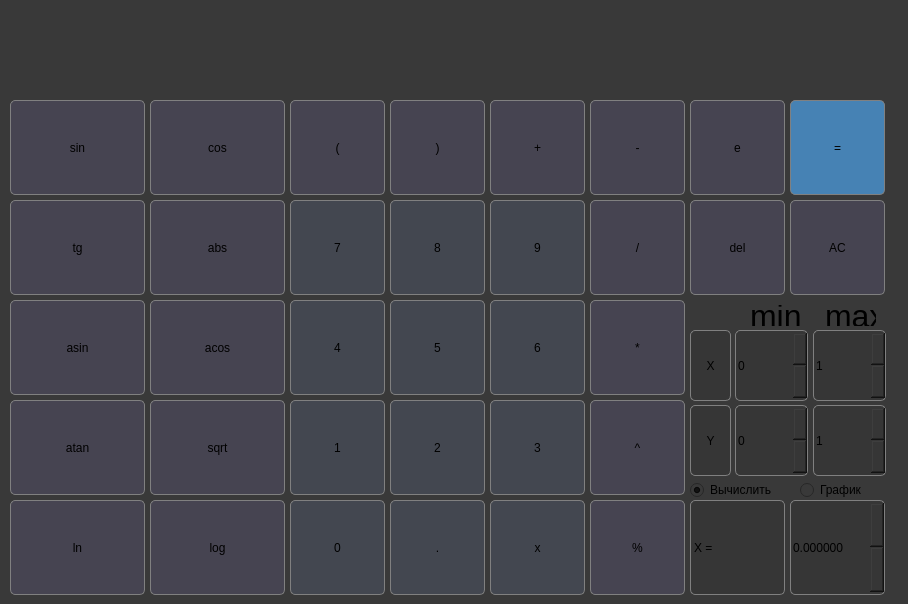
    <widget class="QWidget" name="Calculator">
     <property name="styleSheet">
      <string notr="true">background-color: #393939;</string>
     </property>
     <attribute name="title">
      <string>Калькулятор</string>
     </attribute>
     <widget class="QLabel" name="result_window">
      <property name="geometry">
       <rect>
        <x>0</x>
        <y>30</y>
        <width>890</width>
        <height>61</height>
       </rect>
      </property>
      <property name="styleSheet">
       <string notr="true">QLabel {
background-color: #393939;
  qproperty-alignment: 'AlignVCenter | AlignRight';
	font: 34pt &quot;.AppleSystemUIFont&quot;;
}

</string>
      </property>
      <property name="text">
       <string/>
      </property>
      <property name="alignment">
       <set>Qt::AlignRight|Qt::AlignTrailing|Qt::AlignVCenter</set>
      </property>
     </widget>
     <widget class="QPushButton" name="pushButton_sqrt">
      <property name="geometry">
       <rect>
        <x>150</x>
        <y>400</y>
        <width>135</width>
        <height>95</height>
       </rect>
      </property>
      <property name="styleSheet">
       <string notr="true">QPushButton {
    background-color: #464451;
	border: 1px solid gray;
 border-radius: 5px;
	font: 24pt &quot;.AppleSystemUIFont&quot;;
}

QPushButton:pressed {
    background-color: qlineargradient(x1: 0, y1: 0, x2: 0, y2: 1,
                                      stop: 0 #6c6874, stop: 1 #464451);
}</string>
      </property>
      <property name="text">
       <string>sqrt</string>
      </property>
     </widget>
     <widget class="QPushButton" name="pushButton_1">
      <property name="geometry">
       <rect>
        <x>290</x>
        <y>400</y>
        <width>95</width>
        <height>95</height>
       </rect>
      </property>
      <property name="styleSheet">
       <string notr="true">QPushButton {
    background-color: #434750;
	border: 1px solid gray;
 border-radius: 5px;
	font: 24pt &quot;.AppleSystemUIFont&quot;;
}

QPushButton:pressed {
    background-color: qlineargradient(x1: 0, y1: 0, x2: 0, y2: 1,
                                      stop: 0 #4c5866, stop: 1 #474a51);
}</string>
      </property>
      <property name="text">
       <string>1</string>
      </property>
     </widget>
     <widget class="QPushButton" name="pushButton_right">
      <property name="geometry">
       <rect>
        <x>390</x>
        <y>100</y>
        <width>95</width>
        <height>95</height>
       </rect>
      </property>
      <property name="styleSheet">
       <string notr="true">QPushButton {
    background-color: #464451;
	border: 1px solid gray;
 border-radius: 5px;
	font: 24pt &quot;.AppleSystemUIFont&quot;;
}

QPushButton:pressed {
    background-color: qlineargradient(x1: 0, y1: 0, x2: 0, y2: 1,
                                      stop: 0 #6c6874, stop: 1 #464451);
}</string>
      </property>
      <property name="text">
       <string>)</string>
      </property>
     </widget>
     <widget class="QPushButton" name="pushButton_tg">
      <property name="geometry">
       <rect>
        <x>10</x>
        <y>200</y>
        <width>135</width>
        <height>95</height>
       </rect>
      </property>
      <property name="styleSheet">
       <string notr="true">QPushButton {
    background-color: #464451;
	border: 1px solid gray;
 border-radius: 5px;
	font: 24pt &quot;.AppleSystemUIFont&quot;;
}

QPushButton:pressed {
    background-color: qlineargradient(x1: 0, y1: 0, x2: 0, y2: 1,
                                      stop: 0 #6c6874, stop: 1 #464451);
}</string>
      </property>
      <property name="text">
       <string>tg</string>
      </property>
     </widget>
     <widget class="QPushButton" name="pushButton_cos">
      <property name="geometry">
       <rect>
        <x>150</x>
        <y>100</y>
        <width>135</width>
        <height>95</height>
       </rect>
      </property>
      <property name="styleSheet">
       <string notr="true">QPushButton {
    background-color: #464451;
	border: 1px solid gray;
 border-radius: 5px;
	font: 24pt &quot;.AppleSystemUIFont&quot;;
}

QPushButton:pressed {
    background-color: qlineargradient(x1: 0, y1: 0, x2: 0, y2: 1,
                                      stop: 0 #6c6874, stop: 1 #464451);
}</string>
      </property>
      <property name="text">
       <string>cos</string>
      </property>
     </widget>
     <widget class="QPushButton" name="pushButton_mod">
      <property name="geometry">
       <rect>
        <x>590</x>
        <y>500</y>
        <width>95</width>
        <height>95</height>
       </rect>
      </property>
      <property name="styleSheet">
       <string notr="true">QPushButton {
    background-color: #464451;
	border: 1px solid gray;
 border-radius: 5px;
	font: 24pt &quot;.AppleSystemUIFont&quot;;
}

QPushButton:pressed {
    background-color: qlineargradient(x1: 0, y1: 0, x2: 0, y2: 1,
                                      stop: 0 #6c6874, stop: 1 #464451);
}</string>
      </property>
      <property name="text">
       <string>%</string>
      </property>
     </widget>
     <widget class="QPushButton" name="pushButton_AC">
      <property name="geometry">
       <rect>
        <x>790</x>
        <y>200</y>
        <width>95</width>
        <height>95</height>
       </rect>
      </property>
      <property name="styleSheet">
       <string notr="true">QPushButton {
    background-color: #464451;
	border: 1px solid gray;
 border-radius: 5px;
	font: 24pt &quot;.AppleSystemUIFont&quot;;
}

QPushButton:pressed {
    background-color: qlineargradient(x1: 0, y1: 0, x2: 0, y2: 1,
                                      stop: 0 #6c6874, stop: 1 #464451);
}</string>
      </property>
      <property name="text">
       <string>AC</string>
      </property>
     </widget>
     <widget class="QPushButton" name="pushButton_x">
      <property name="geometry">
       <rect>
        <x>490</x>
        <y>500</y>
        <width>95</width>
        <height>95</height>
       </rect>
      </property>
      <property name="styleSheet">
       <string notr="true">QPushButton {
    background-color: #434750;
	border: 1px solid gray;
 border-radius: 5px;
	font: 24pt &quot;.AppleSystemUIFont&quot;;
}

QPushButton:pressed {
    background-color: qlineargradient(x1: 0, y1: 0, x2: 0, y2: 1,
                                      stop: 0 #4c5866, stop: 1 #474a51);
}</string>
      </property>
      <property name="text">
       <string>x</string>
      </property>
     </widget>
     <widget class="QPushButton" name="pushButton_ln">
      <property name="geometry">
       <rect>
        <x>10</x>
        <y>500</y>
        <width>135</width>
        <height>95</height>
       </rect>
      </property>
      <property name="styleSheet">
       <string notr="true">QPushButton {
    background-color: #464451;
	border: 1px solid gray;
 border-radius: 5px;
	font: 24pt &quot;.AppleSystemUIFont&quot;;
}

QPushButton:pressed {
    background-color: qlineargradient(x1: 0, y1: 0, x2: 0, y2: 1,
                                      stop: 0 #6c6874, stop: 1 #464451);
}</string>
      </property>
      <property name="text">
       <string>ln</string>
      </property>
     </widget>
     <widget class="QPushButton" name="pushButton_ctg">
      <property name="geometry">
       <rect>
        <x>150</x>
        <y>200</y>
        <width>135</width>
        <height>95</height>
       </rect>
      </property>
      <property name="styleSheet">
       <string notr="true">QPushButton {
    background-color: #464451;
	border: 1px solid gray;
 border-radius: 5px;
	font: 24pt &quot;.AppleSystemUIFont&quot;;
}

QPushButton:pressed {
    background-color: qlineargradient(x1: 0, y1: 0, x2: 0, y2: 1,
                                      stop: 0 #6c6874, stop: 1 #464451);
}</string>
      </property>
      <property name="text">
       <string>abs</string>
      </property>
     </widget>
     <widget class="QLabel" name="y_value">
      <property name="geometry">
       <rect>
        <x>690</x>
        <y>405</y>
        <width>41</width>
        <height>71</height>
       </rect>
      </property>
      <property name="styleSheet">
       <string notr="true">QLabel{
    background-color: #363636;
	border: 1px solid gray;
 border-radius: 5px;
qproperty-alignment: 'AlignVCenter | AlignCenter';
	font: 24pt &quot;.AppleSystemUIFont&quot;;
}

</string>
      </property>
      <property name="text">
       <string>Y</string>
      </property>
      <property name="alignment">
       <set>Qt::AlignCenter</set>
      </property>
     </widget>
     <widget class="QPushButton" name="pushButton_5">
      <property name="geometry">
       <rect>
        <x>390</x>
        <y>300</y>
        <width>95</width>
        <height>95</height>
       </rect>
      </property>
      <property name="styleSheet">
       <string notr="true">QPushButton {
    background-color: #434750;
	border: 1px solid gray;
 border-radius: 5px;
	font: 24pt &quot;.AppleSystemUIFont&quot;;
}

QPushButton:pressed {
    background-color: qlineargradient(x1: 0, y1: 0, x2: 0, y2: 1,
                                      stop: 0 #4c5866, stop: 1 #474a51);
}</string>
      </property>
      <property name="text">
       <string>5</string>
      </property>
     </widget>
     <widget class="QRadioButton" name="count">
      <property name="enabled">
       <bool>true</bool>
      </property>
      <property name="geometry">
       <rect>
        <x>690</x>
        <y>480</y>
        <width>99</width>
        <height>20</height>
       </rect>
      </property>
      <property name="text">
       <string>Вычислить</string>
      </property>
      <property name="checked">
       <bool>true</bool>
      </property>
     </widget>
     <widget class="QPushButton" name="pushButton_6">
      <property name="geometry">
       <rect>
        <x>490</x>
        <y>300</y>
        <width>95</width>
        <height>95</height>
       </rect>
      </property>
      <property name="styleSheet">
       <string notr="true">QPushButton {
    background-color: #434750;
	border: 1px solid gray;
 border-radius: 5px;
	font: 24pt &quot;.AppleSystemUIFont&quot;;
}

QPushButton:pressed {
    background-color: qlineargradient(x1: 0, y1: 0, x2: 0, y2: 1,
                                      stop: 0 #4c5866, stop: 1 #474a51);
}</string>
      </property>
      <property name="text">
       <string>6</string>
      </property>
     </widget>
     <widget class="QPushButton" name="pushButton_equal">
      <property name="geometry">
       <rect>
        <x>790</x>
        <y>100</y>
        <width>95</width>
        <height>95</height>
       </rect>
      </property>
      <property name="styleSheet">
       <string notr="true">QPushButton {
    background-color: #4682B4;
	border: 1px solid gray;
 border-radius: 5px;
	font: 24pt &quot;.AppleSystemUIFont&quot;;
}

QPushButton:pressed {
    background-color: qlineargradient(x1: 0, y1: 0, x2: 0, y2: 1,
                                      stop: 0 #00BFFF, stop: 1 #4682B4);
}</string>
      </property>
      <property name="text">
       <string>=</string>
      </property>
     </widget>
     <widget class="QPushButton" name="pushButton_acos">
      <property name="geometry">
       <rect>
        <x>150</x>
        <y>300</y>
        <width>135</width>
        <height>95</height>
       </rect>
      </property>
      <property name="styleSheet">
       <string notr="true">QPushButton {
    background-color: #464451;
	border: 1px solid gray;
 border-radius: 5px;
	font: 24pt &quot;.AppleSystemUIFont&quot;;
}

QPushButton:pressed {
    background-color: qlineargradient(x1: 0, y1: 0, x2: 0, y2: 1,
                                      stop: 0 #6c6874, stop: 1 #464451);
}</string>
      </property>
      <property name="text">
       <string>acos</string>
      </property>
     </widget>
     <widget class="QPushButton" name="pushButton_div">
      <property name="geometry">
       <rect>
        <x>590</x>
        <y>200</y>
        <width>95</width>
        <height>95</height>
       </rect>
      </property>
      <property name="styleSheet">
       <string notr="true">QPushButton {
    background-color: #464451;
	border: 1px solid gray;
 border-radius: 5px;
	font: 24pt &quot;.AppleSystemUIFont&quot;;
}

QPushButton:pressed {
    background-color: qlineargradient(x1: 0, y1: 0, x2: 0, y2: 1,
                                      stop: 0 #6c6874, stop: 1 #464451);
}</string>
      </property>
      <property name="text">
       <string>/</string>
      </property>
     </widget>
     <widget class="QPushButton" name="pushButton_7">
      <property name="geometry">
       <rect>
        <x>290</x>
        <y>200</y>
        <width>95</width>
        <height>95</height>
       </rect>
      </property>
      <property name="styleSheet">
       <string notr="true">QPushButton {
    background-color: #434750;
	border: 1px solid gray;
 border-radius: 5px;
	font: 24pt &quot;.AppleSystemUIFont&quot;;
}

QPushButton:pressed {
    background-color: qlineargradient(x1: 0, y1: 0, x2: 0, y2: 1,
                                      stop: 0 #4c5866, stop: 1 #474a51);
}</string>
      </property>
      <property name="text">
       <string>7</string>
      </property>
     </widget>
     <widget class="QPushButton" name="pushButton_mul">
      <property name="geometry">
       <rect>
        <x>590</x>
        <y>300</y>
        <width>95</width>
        <height>95</height>
       </rect>
      </property>
      <property name="styleSheet">
       <string notr="true">QPushButton {
    background-color: #464451;
	border: 1px solid gray;
 border-radius: 5px;
	font: 24pt &quot;.AppleSystemUIFont&quot;;
}

QPushButton:pressed {
    background-color: qlineargradient(x1: 0, y1: 0, x2: 0, y2: 1,
                                      stop: 0 #6c6874, stop: 1 #464451);
}</string>
      </property>
      <property name="text">
       <string>*</string>
      </property>
     </widget>
     <widget class="QPushButton" name="pushButton_degree">
      <property name="geometry">
       <rect>
        <x>590</x>
        <y>400</y>
        <width>95</width>
        <height>95</height>
       </rect>
      </property>
      <property name="styleSheet">
       <string notr="true">QPushButton {
    background-color: #464451;
	border: 1px solid gray;
 border-radius: 5px;
	font: 24pt &quot;.AppleSystemUIFont&quot;;
}

QPushButton:pressed {
    background-color: qlineargradient(x1: 0, y1: 0, x2: 0, y2: 1,
                                      stop: 0 #6c6874, stop: 1 #464451);
}</string>
      </property>
      <property name="text">
       <string>^</string>
      </property>
     </widget>
     <widget class="QSpinBox" name="max_y">
      <property name="geometry">
       <rect>
        <x>813</x>
        <y>405</y>
        <width>73</width>
        <height>71</height>
       </rect>
      </property>
      <property name="styleSheet">
       <string notr="true">QWidget{
    background-color: #363636;
	border: 1px solid gray;
 border-radius: 5px;
qproperty-alignment: 'AlignVCenter | AlignCenter';
	font: 16pt &quot;.AppleSystemUIFont&quot;;
}

</string>
      </property>
      <property name="minimum">
       <number>1</number>
      </property>
      <property name="maximum">
       <number>1000000</number>
      </property>
     </widget>
     <widget class="QLabel" name="enter_window">
      <property name="geometry">
       <rect>
        <x>10</x>
        <y>0</y>
        <width>877</width>
        <height>31</height>
       </rect>
      </property>
      <property name="styleSheet">
       <string notr="true">QLabel {
background-color: #393939;
  qproperty-alignment: 'AlignVCenter | AlignRight';
	font: 18pt &quot;.AppleSystemUIFont&quot;;
}
</string>
      </property>
      <property name="text">
       <string/>
      </property>
      <property name="alignment">
       <set>Qt::AlignRight|Qt::AlignTrailing|Qt::AlignVCenter</set>
      </property>
     </widget>
     <widget class="QPushButton" name="pushButton_8">
      <property name="geometry">
       <rect>
        <x>390</x>
        <y>200</y>
        <width>95</width>
        <height>95</height>
       </rect>
      </property>
      <property name="styleSheet">
       <string notr="true">QPushButton {
    background-color: #434750;
	border: 1px solid gray;
 border-radius: 5px;
	font: 24pt &quot;.AppleSystemUIFont&quot;;
}

QPushButton:pressed {
    background-color: qlineargradient(x1: 0, y1: 0, x2: 0, y2: 1,
                                      stop: 0 #4c5866, stop: 1 #474a51);
}</string>
      </property>
      <property name="text">
       <string>8</string>
      </property>
     </widget>
     <widget class="QPushButton" name="pushButton_dot">
      <property name="geometry">
       <rect>
        <x>390</x>
        <y>500</y>
        <width>95</width>
        <height>95</height>
       </rect>
      </property>
      <property name="styleSheet">
       <string notr="true">QPushButton {
    background-color: #434750;
	border: 1px solid gray;
 border-radius: 5px;
	font: 24pt &quot;.AppleSystemUIFont&quot;;
}

QPushButton:pressed {
    background-color: qlineargradient(x1: 0, y1: 0, x2: 0, y2: 1,
                                      stop: 0 #4c5866, stop: 1 #474a51);
}</string>
      </property>
      <property name="text">
       <string>.</string>
      </property>
     </widget>
     <widget class="QSpinBox" name="max_x">
      <property name="geometry">
       <rect>
        <x>813</x>
        <y>330</y>
        <width>73</width>
        <height>71</height>
       </rect>
      </property>
      <property name="styleSheet">
       <string notr="true">QWidget{
    background-color: #363636;
	border: 1px solid gray;
 border-radius: 5px;
qproperty-alignment: 'AlignVCenter | AlignCenter';
	font: 16pt &quot;.AppleSystemUIFont&quot;;
}

</string>
      </property>
      <property name="minimum">
       <number>1</number>
      </property>
      <property name="maximum">
       <number>1000000</number>
      </property>
     </widget>
     <widget class="QPushButton" name="pushButton_4">
      <property name="geometry">
       <rect>
        <x>290</x>
        <y>300</y>
        <width>95</width>
        <height>95</height>
       </rect>
      </property>
      <property name="styleSheet">
       <string notr="true">QPushButton {
    background-color: #434750;
	border: 1px solid gray;
 border-radius: 5px;
	font: 24pt &quot;.AppleSystemUIFont&quot;;
}

QPushButton:pressed {
    background-color: qlineargradient(x1: 0, y1: 0, x2: 0, y2: 1,
                                      stop: 0 #4c5866, stop: 1 #474a51);
}</string>
      </property>
      <property name="text">
       <string>4</string>
      </property>
     </widget>
     <widget class="QPushButton" name="pushButton_2">
      <property name="geometry">
       <rect>
        <x>390</x>
        <y>400</y>
        <width>95</width>
        <height>95</height>
       </rect>
      </property>
      <property name="styleSheet">
       <string notr="true">QPushButton {
    background-color: #434750;
	border: 1px solid gray;
 border-radius: 5px;
	font: 24pt &quot;.AppleSystemUIFont&quot;;
}

QPushButton:pressed {
    background-color: qlineargradient(x1: 0, y1: 0, x2: 0, y2: 1,
                                      stop: 0 #4c5866, stop: 1 #474a51);
}</string>
      </property>
      <property name="text">
       <string>2</string>
      </property>
     </widget>
     <widget class="QLabel" name="label">
      <property name="geometry">
       <rect>
        <x>690</x>
        <y>500</y>
        <width>95</width>
        <height>95</height>
       </rect>
      </property>
      <property name="styleSheet">
       <string notr="true">QLabel{
    background-color: #363636;
	border: 1px solid gray;
 border-radius: 5px;
qproperty-alignment: 'AlignVCenter | AlignCenter';
	font: 24pt &quot;.AppleSystemUIFont&quot;;
}

</string>
      </property>
      <property name="text">
       <string>X =</string>
      </property>
     </widget>
     <widget class="QDoubleSpinBox" name="x">
      <property name="geometry">
       <rect>
        <x>790</x>
        <y>500</y>
        <width>95</width>
        <height>95</height>
       </rect>
      </property>
      <property name="styleSheet">
       <string notr="true">QWidget{
    background-color: #363636;
	border: 1px solid gray;
 border-radius: 5px;
qproperty-alignment: 'AlignVCenter | AlignCenter';
	font: 16pt &quot;.AppleSystemUIFont&quot;;
}

</string>
      </property>
      <property name="decimals">
       <number>6</number>
      </property>
      <property name="minimum">
       <double>-1000000.000000000000000</double>
      </property>
      <property name="maximum">
       <double>1000000.000000000000000</double>
      </property>
     </widget>
     <widget class="QPushButton" name="pushButton_min">
      <property name="geometry">
       <rect>
        <x>590</x>
        <y>100</y>
        <width>95</width>
        <height>95</height>
       </rect>
      </property>
      <property name="styleSheet">
       <string notr="true">QPushButton {
    background-color: #464451;
	border: 1px solid gray;
 border-radius: 5px;
	font: 24pt &quot;.AppleSystemUIFont&quot;;
}

QPushButton:pressed {
    background-color: qlineargradient(x1: 0, y1: 0, x2: 0, y2: 1,
                                      stop: 0 #6c6874, stop: 1 #464451);
}</string>
      </property>
      <property name="text">
       <string>-</string>
      </property>
     </widget>
     <widget class="QPushButton" name="pushButton_atg">
      <property name="geometry">
       <rect>
        <x>10</x>
        <y>400</y>
        <width>135</width>
        <height>95</height>
       </rect>
      </property>
      <property name="styleSheet">
       <string notr="true">QPushButton {
    background-color: #464451;
	border: 1px solid gray;
 border-radius: 5px;
	font: 24pt &quot;.AppleSystemUIFont&quot;;
}

QPushButton:pressed {
    background-color: qlineargradient(x1: 0, y1: 0, x2: 0, y2: 1,
                                      stop: 0 #6c6874, stop: 1 #464451);
}</string>
      </property>
      <property name="text">
       <string>atan</string>
      </property>
     </widget>
     <widget class="QPushButton" name="pushButton_del">
      <property name="geometry">
       <rect>
        <x>690</x>
        <y>200</y>
        <width>95</width>
        <height>95</height>
       </rect>
      </property>
      <property name="styleSheet">
       <string notr="true">QPushButton {
    background-color: #464451;
	border: 1px solid gray;
 border-radius: 5px;
	font: 24pt &quot;.AppleSystemUIFont&quot;;
}

QPushButton:pressed {
    background-color: qlineargradient(x1: 0, y1: 0, x2: 0, y2: 1,
                                      stop: 0 #6c6874, stop: 1 #464451);
}</string>
      </property>
      <property name="text">
       <string>del</string>
      </property>
     </widget>
     <widget class="QRadioButton" name="graph">
      <property name="geometry">
       <rect>
        <x>800</x>
        <y>480</y>
        <width>99</width>
        <height>20</height>
       </rect>
      </property>
      <property name="text">
       <string>График</string>
      </property>
     </widget>
     <widget class="QPushButton" name="pushButton_asin">
      <property name="geometry">
       <rect>
        <x>10</x>
        <y>300</y>
        <width>135</width>
        <height>95</height>
       </rect>
      </property>
      <property name="styleSheet">
       <string notr="true">QPushButton {
    background-color: #464451;
	border: 1px solid gray;
 border-radius: 5px;
	font: 24pt &quot;.AppleSystemUIFont&quot;;
}

QPushButton:pressed {
    background-color: qlineargradient(x1: 0, y1: 0, x2: 0, y2: 1,
                                      stop: 0 #6c6874, stop: 1 #464451);
}</string>
      </property>
      <property name="text">
       <string>asin</string>
      </property>
     </widget>
     <widget class="QPushButton" name="pushButton_9">
      <property name="geometry">
       <rect>
        <x>490</x>
        <y>200</y>
        <width>95</width>
        <height>95</height>
       </rect>
      </property>
      <property name="styleSheet">
       <string notr="true">QPushButton {
    background-color: #434750;
	border: 1px solid gray;
 border-radius: 5px;
	font: 24pt &quot;.AppleSystemUIFont&quot;;
}

QPushButton:pressed {
    background-color: qlineargradient(x1: 0, y1: 0, x2: 0, y2: 1,
                                      stop: 0 #4c5866, stop: 1 #474a51);
}</string>
      </property>
      <property name="text">
       <string>9</string>
      </property>
     </widget>
     <widget class="QPushButton" name="pushButton_left">
      <property name="geometry">
       <rect>
        <x>290</x>
        <y>100</y>
        <width>95</width>
        <height>95</height>
       </rect>
      </property>
      <property name="styleSheet">
       <string notr="true">QPushButton {
    background-color: #464451;
	border: 1px solid gray;
 border-radius: 5px;
	font: 24pt &quot;.AppleSystemUIFont&quot;;
}

QPushButton:pressed {
    background-color: qlineargradient(x1: 0, y1: 0, x2: 0, y2: 1,
                                      stop: 0 #6c6874, stop: 1 #464451);
}</string>
      </property>
      <property name="text">
       <string>(</string>
      </property>
     </widget>
     <widget class="QPushButton" name="pushButton_plus">
      <property name="geometry">
       <rect>
        <x>490</x>
        <y>100</y>
        <width>95</width>
        <height>95</height>
       </rect>
      </property>
      <property name="styleSheet">
       <string notr="true">QPushButton {
    background-color: #464451;
	border: 1px solid gray;
 border-radius: 5px;
	font: 24pt &quot;.AppleSystemUIFont&quot;;
}

QPushButton:pressed {
    background-color: qlineargradient(x1: 0, y1: 0, x2: 0, y2: 1,
                                      stop: 0 #6c6874, stop: 1 #464451);
}</string>
      </property>
      <property name="text">
       <string>+</string>
      </property>
     </widget>
     <widget class="QLabel" name="x_value">
      <property name="geometry">
       <rect>
        <x>690</x>
        <y>330</y>
        <width>41</width>
        <height>71</height>
       </rect>
      </property>
      <property name="styleSheet">
       <string notr="true">QLabel{
    background-color: #363636;
	border: 1px solid gray;
 border-radius: 5px;
qproperty-alignment: 'AlignVCenter | AlignCenter';
	font: 24pt &quot;.AppleSystemUIFont&quot;;
}

</string>
      </property>
      <property name="text">
       <string>X</string>
      </property>
      <property name="alignment">
       <set>Qt::AlignCenter</set>
      </property>
     </widget>
     <widget class="QPushButton" name="pushButton_0">
      <property name="geometry">
       <rect>
        <x>290</x>
        <y>500</y>
        <width>95</width>
        <height>95</height>
       </rect>
      </property>
      <property name="styleSheet">
       <string notr="true">QPushButton {
    background-color: #434750;
	border: 1px solid gray;
 border-radius: 5px;
	font: 24pt &quot;.AppleSystemUIFont&quot;;
}

QPushButton:pressed {
    background-color: qlineargradient(x1: 0, y1: 0, x2: 0, y2: 1,
                                      stop: 0 #4c5866, stop: 1 #474a51);
}</string>
      </property>
      <property name="text">
       <string>0</string>
      </property>
     </widget>
     <widget class="QPushButton" name="pushButton_3">
      <property name="geometry">
       <rect>
        <x>490</x>
        <y>400</y>
        <width>95</width>
        <height>95</height>
       </rect>
      </property>
      <property name="styleSheet">
       <string notr="true">QPushButton {
    background-color: #434750;
	border: 1px solid gray;
 border-radius: 5px;
	font: 24pt &quot;.AppleSystemUIFont&quot;;
}

QPushButton:pressed {
    background-color: qlineargradient(x1: 0, y1: 0, x2: 0, y2: 1,
                                      stop: 0 #4c5866, stop: 1 #474a51);
}</string>
      </property>
      <property name="text">
       <string>3</string>
      </property>
     </widget>
     <widget class="QPushButton" name="pushButton_log">
      <property name="geometry">
       <rect>
        <x>150</x>
        <y>500</y>
        <width>135</width>
        <height>95</height>
       </rect>
      </property>
      <property name="styleSheet">
       <string notr="true">QPushButton {
    background-color: #464451;
	border: 1px solid gray;
 border-radius: 5px;
	font: 24pt &quot;.AppleSystemUIFont&quot;;
}

QPushButton:pressed {
    background-color: qlineargradient(x1: 0, y1: 0, x2: 0, y2: 1,
                                      stop: 0 #6c6874, stop: 1 #464451);
}</string>
      </property>
      <property name="text">
       <string>log</string>
      </property>
     </widget>
     <widget class="QPushButton" name="pushButton_sin">
      <property name="geometry">
       <rect>
        <x>10</x>
        <y>100</y>
        <width>135</width>
        <height>95</height>
       </rect>
      </property>
      <property name="styleSheet">
       <string notr="true">QPushButton {
    background-color: #464451;
	border: 1px solid gray;
 border-radius: 5px;
	font: 24pt &quot;.AppleSystemUIFont&quot;;
}

QPushButton:pressed {
    background-color: qlineargradient(x1: 0, y1: 0, x2: 0, y2: 1,
                                      stop: 0 #6c6874, stop: 1 #464451);
}</string>
      </property>
      <property name="text">
       <string>sin</string>
      </property>
     </widget>
     <widget class="QPushButton" name="pushButton_e">
      <property name="geometry">
       <rect>
        <x>690</x>
        <y>100</y>
        <width>95</width>
        <height>95</height>
       </rect>
      </property>
      <property name="styleSheet">
       <string notr="true">QPushButton {
    background-color: #464451;
	border: 1px solid gray;
 border-radius: 5px;
	font: 24pt &quot;.AppleSystemUIFont&quot;;
}

QPushButton:pressed {
    background-color: qlineargradient(x1: 0, y1: 0, x2: 0, y2: 1,
                                      stop: 0 #6c6874, stop: 1 #464451);
}</string>
      </property>
      <property name="text">
       <string>e</string>
      </property>
     </widget>
     <widget class="QSpinBox" name="min_x">
      <property name="geometry">
       <rect>
        <x>735</x>
        <y>330</y>
        <width>73</width>
        <height>71</height>
       </rect>
      </property>
      <property name="styleSheet">
       <string notr="true">QWidget{
    background-color: #363636;
	border: 1px solid gray;
 border-radius: 5px;
qproperty-alignment: 'AlignVCenter | AlignCenter';
	font: 16pt &quot;.AppleSystemUIFont&quot;;
}

</string>
      </property>
      <property name="minimum">
       <number>-1000000</number>
      </property>
      <property name="maximum">
       <number>0</number>
      </property>
     </widget>
     <widget class="QSpinBox" name="min_y">
      <property name="geometry">
       <rect>
        <x>735</x>
        <y>405</y>
        <width>73</width>
        <height>71</height>
       </rect>
      </property>
      <property name="styleSheet">
       <string notr="true">QWidget{
    background-color: #363636;
	border: 1px solid gray;
 border-radius: 5px;
qproperty-alignment: 'AlignVCenter | AlignCenter';
	font: 16pt &quot;.AppleSystemUIFont&quot;;
}

</string>
      </property>
      <property name="minimum">
       <number>-1000000</number>
      </property>
      <property name="maximum">
       <number>0</number>
      </property>
     </widget>
     <widget class="QLabel" name="min">
      <property name="geometry">
       <rect>
        <x>750</x>
        <y>305</y>
        <width>51</width>
        <height>21</height>
       </rect>
      </property>
      <property name="font">
       <font>
        <pointsize>24</pointsize>
       </font>
      </property>
      <property name="text">
       <string>min</string>
      </property>
     </widget>
     <widget class="QLabel" name="max">
      <property name="geometry">
       <rect>
        <x>825</x>
        <y>305</y>
        <width>51</width>
        <height>21</height>
       </rect>
      </property>
      <property name="font">
       <font>
        <pointsize>24</pointsize>
       </font>
      </property>
      <property name="text">
       <string>max</string>
      </property>
     </widget>
    </widget>
